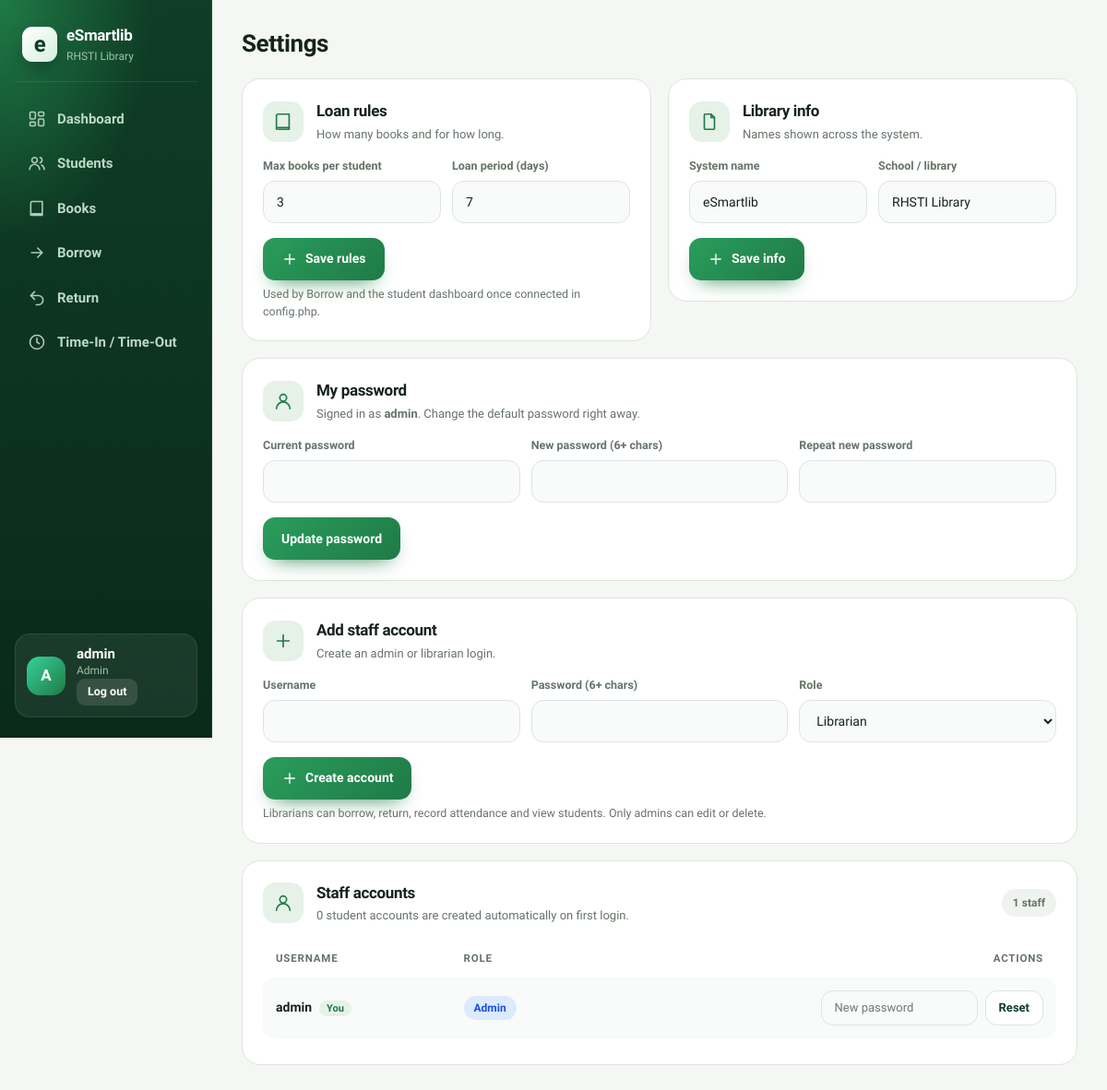
The page /Settings.php (signed in) on the database its author committed.
### tables this page shows
CREATE TABLE IF NOT EXISTS users (
  id         INT AUTO_INCREMENT PRIMARY KEY,
  username   VARCHAR(50)  NOT NULL,
  password   VARCHAR(255) NOT NULL,
  role       ENUM('admin','librarian','student') NOT NULL DEFAULT 'librarian',
  student_id INT NULL,
  UNIQUE KEY uq_users_username (username),
  KEY idx_users_student (student_id),
  CONSTRAINT fk_users_student
    FOREIGN KEY (student_id) REFERENCES students(id)
    ON DELETE SET NULL ON UPDATE CASCADE
);

### Settings.php (the view, shortened to what this page needs)
<?php require 'config.php';require 'ui2026.php';auth(['admin']);
$me=(int)$_SESSION['u']['id'];
$maxLoans=(int)setting($pdo,'max_loans',defined('MAX_LOANS')?MAX_LOANS:3);
$loanDays=(int)setting($pdo,'loan_days',7);
$libName=setting($pdo,'library_name','eSmartlib');
$schoolName=setting($pdo,'school_name','RHSTI Library');
$staff=$pdo->query("SELECT id,username,role FROM users WHERE role IN ('admin','librarian') ORDER BY role,username")->fetchAll();
$studentAccts=(int)$pdo->query("SELECT COUNT(*) FROM users WHERE role='student'")->fetchColumn();
head('Settings');ui_css();?>
<div class="pg">
<div class="split">
  <form method="post" class="card">
    <div class="ph"><span class="pico"><?=ic('book')?></span><div><h3>Loan rules</h3><p>How many books and for how long.</p></div></div>
    <div class="fgrid">
      <label class="fl"><span>Max books per student</span><input type="number" name="max_loans" min="1" max="20" value="<?=$maxLoans?>" required></label>
      <label class="fl"><span>Loan period (days)</span><input type="number" name="loan_days" min="1" max="60" value="<?=$loanDays?>" required></label>
    </div>
    <div class="fact"><button name="rules" value="1"><?=ic('plus')?>Save rules</button></div>
    <p class="help">Used by Borrow and the student dashboard once connected in config.php.</p>
  </form>
  <form method="post" class="card">
    <div class="ph"><span class="pico"><?=ic('file')?></span><div><h3>Library info</h3><p>Names shown across the system.</p></div></div>
    <div class="fgrid">
      <label class="fl"><span>System name</span><input name="library_name" value="<?=h($libName)?>" maxlength="60"></label>
      <label class="fl"><span>School / library</span><input name="school_name" value="<?=h($schoolName)?>" maxlength="80"></label>
    </div>
    <div class="fact"><button name="info" value="1"><?=ic('plus')?>Save info</button></div>
  </form>
</div>
<form method="post" class="card">
  <div class="ph"><span class="pico"><?=ic('user')?></span><div><h3>My password</h3><p>Signed in as <b><?=h($_SESSION['u']['username'])?></b>. Change the default password right away.</p></div></div>
  <div class="fgrid">
    <label class="fl"><span>Current password</span><input type="password" name="old" autocomplete="current-password" required></label>
    <label class="fl"><span>New password (6+ chars)</span><input type="password" name="new" autocomplete="new-password" required></label>
    <label class="fl"><span>Repeat new password</span><input type="password" name="new2" autocomplete="new-password" required></label>
  </div>
  <div class="fact"><button name="mypw" value="1">Update password</button></div>
</form>
<form method="post" class="card">
  <div class="ph"><span class="pico"><?=ic('plus')?></span><div><h3>Add staff account</h3><p>Create an admin or librarian login.</p></div></div>
  <div class="fgrid">
    <label class="fl"><span>Username</span><input name="username" autocomplete="off" required></label>
    <label class="fl"><span>Password (6+ chars)</span><input type="password" name="password" autocomplete="new-password" required></label>
    <label class="fl"><span>Role</span><select name="role"><option value="librarian">Librarian</option><option value="admin">Admin</option></select></label>
  </div>
  <div class="fact"><button name="addstaff" value="1"><?=ic('plus')?>Create account</button></div>
  <p class="help">Librarians can borrow, return, record attendance and view students. Only admins can edit or delete.</p>
</form>
<div class="card">
  <div class="ph"><span class="pico"><?=ic('user')?></span><div><h3>Staff accounts</h3><p><?=$studentAccts?> student account<?=$studentAccts==1?'':'s'?> are created automatically on first login.</p></div><span class="badge"><?=count($staff)?> staff</span></div>
  <div class="tw"><table class="rt">
    <tr><th>Username</th><th>Role</th><th style="text-align:right">Actions</th></tr>
    <?php foreach($staff as $s):$self=((int)$s['id']===$me);?>
      <tr>
        <td data-label="Username"><?=h($s['username'])?><?=$self?'<span class="you">You</span>':''?></td>
        <td data-label="Role"><span class="pill <?=h($s['role'])?>"><?=h(ucfirst($s['role']))?></span></td>
        <td data-label="Actions"><div class="rowact">
          <form method="post"><input type="password" name="pw" placeholder="New password" minlength="6" autocomplete="new-password" required><button class="ghost" name="resetpw" value="<?=$s['id']?>">Reset</button></form>
        </div></td>
      </tr>
    <?php endforeach;?>
  </table></div>
</div>
</div>

### assets/style.css (style rules this page uses)
:root { --ink:#16231b;--mute:#667467;--bg:#f4f7f3;--card:#fff;--line:#dde6dd;--g:#1f7a46;--gd:#0f3d26;--leaf:#e6f1e8;--red:#b42318;--redbg:#fde8e6;--amber:#b7791f }
* { box-sizing:border-box }
body { margin:0;font-family:'Plus Jakarta Sans',system-ui,sans-serif;background:var(--bg);color:var(--ink);font-size:15px;line-height:1.5 }
h3 { margin:0 0 10px;font-size:16px }
.card { background:var(--card);border:1px solid var(--line);border-radius:14px;padding:18px;margin:14px 0;overflow-x:auto }
input,select,button,.btn { font:inherit;font-size:14px;padding:10px 13px;border:1px solid var(--line);border-radius:9px;margin:3px;background:#fff;color:var(--ink) }
button,.btn { background:var(--g);color:#fff;border:0;cursor:pointer;text-decoration:none;font-weight:600;display:inline-block }
table { width:100%;border-collapse:separate;border-spacing:0;background:#fff;border:1px solid var(--line);border-radius:10px;overflow:hidden }
th { background:var(--leaf);color:var(--gd);font-size:13px;font-weight:700 }
th,td { text-align:left;padding:10px 12px;border-bottom:1px solid var(--line) }
tr:last-child td { border-bottom:0 }
.card table { border:0 }

### Ui2026.PHP (style rules this page uses)
.pg { display:grid;gap:18px;--r:20px }
.pg * { box-sizing:border-box }
.pg .card { margin:0;border-radius:var(--r);padding:22px;overflow:visible }
.pg .ph { display:flex;align-items:center;gap:14px;margin-bottom:16px;flex-wrap:wrap }
.pg .ph h3 { margin:0;font-size:17px;font-weight:800;letter-spacing:-.02em }
.pg .ph p { margin:2px 0 0;color:var(--mute);font-size:13px }
.pg .ph .badge { margin-left:auto }
.pg .pico { width:44px;height:44px;border-radius:14px;background:var(--leaf);color:var(--g);display:grid;place-items:center }
.pg .fgrid { display:grid;grid-template-columns:repeat(auto-fit,minmax(170px,1fr));gap:12px }
.pg input,.pg select { width:100%;margin:0;height:46px;padding:0 14px;border-radius:13px;background:#f8fbf9;border:1px solid var(--line);transition:border-color .2s,box-shadow .2s,background .2s }
.pg .fact { display:flex;gap:10px;align-items:center;flex-wrap:wrap;margin-top:16px }
.pg button,.pg .btn { display:inline-flex;align-items:center;justify-content:center;gap:8px;margin:0;height:46px;padding:0 20px;border-radius:13px;font-weight:700;transition:transform .15s,box-shadow .2s,background .2s }
.pg button { background:linear-gradient(135deg,#2a9d5c,var(--g));color:#fff;box-shadow:0 10px 22px -12px var(--g) }
.pg .ghost { background:#fff;color:var(--gd);border:1px solid var(--line);box-shadow:none }
.pg .badge { display:inline-block;font-size:12px;font-weight:700;padding:6px 12px;border-radius:999px;background:#eef3ef;color:var(--mute) }
.pg .tw { overflow-x:auto;margin:0 -6px;padding:0 6px }
.pg table { border:0;border-radius:0;background:transparent;overflow:visible;border-collapse:separate;border-spacing:0 6px;min-width:560px }
.pg th { background:transparent;color:var(--mute);font-size:11.5px;text-transform:uppercase;letter-spacing:.07em;border-bottom:0;padding:6px 14px }
.pg td { background:#f8fbf9;border-bottom:0;padding:14px;font-size:14px }
.pg td:first-child { border-radius:14px 0 0 14px;font-weight:700 }
.pg td:last-child { border-radius:0 14px 14px 0 }
.pg .pill { display:inline-flex;align-items:center;gap:6px;padding:4px 11px;border-radius:999px;font-weight:700;font-size:12px }

### Settings.php (style rules this page uses)
.pg .split { display:grid;grid-template-columns:1fr 1fr;gap:18px;align-items:start }
.pg label.fl { display:block }
.pg label.fl>span { display:block;font-size:12.5px;font-weight:700;color:var(--mute);margin:0 0 6px }
.pg .help { color:var(--mute);font-size:12.5px;margin:6px 0 0 }
.pg .rowact { display:flex;gap:8px;flex-wrap:wrap;justify-content:flex-end;align-items:center }
.pg .rowact form { display:flex;gap:8px;margin:0 }
.pg .rowact input { height:38px;width:170px;font-size:13px }
.pg .rowact button { height:38px;padding:0 14px;font-size:13px }
.pg .pill.admin { background:#dbeafe;color:#1d4ed8 }
.pg .you { margin-left:8px;font-size:11px;font-weight:700;color:var(--g);background:var(--leaf);padding:2px 8px;border-radius:999px }

### rows shown on the page
users: username "admin", shows "You", role "Admin", $s['id'] 1 (drawn)

### other values the page prints
$l "Dashboard"
$l "Students"
$l "Books"
$l "Borrow"
$l "Return"
$l "Time-In / Time-Out"
$_SESSION['u']['username'] "admin"
$role "Admin"
$title "Settings"
$studentAccts "0"
count($staff) "1"
